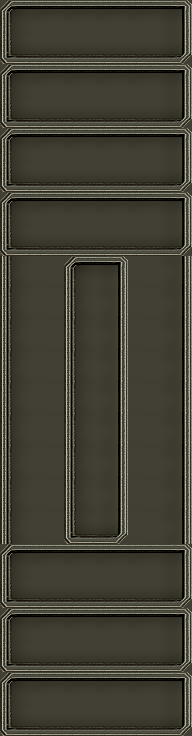

This is a level from a 2D game, rendered from its Tiled map with the project's own tilesets. A one-line summary and the complete map file follow:
An orthogonal 6x23 tile map with 32x32 px tiles, 2 tile layers (Tile Layer 2, Tile Layer 1).

<map version="1.0" orientation="orthogonal" renderorder="right-down" width="6" height="23" tilewidth="32" tileheight="32" nextobjectid="1">
 <tileset firstgid="1" name="metal2" tilewidth="32" tileheight="32" tilecount="36" columns="6">
  <image source="../using/GUI/metal2.png" width="192" height="192" />
 </tileset>
 <layer name="Tile Layer 2" width="6" height="23">
  <data encoding="csv">
8,8,8,8,8,8,
8,8,8,8,8,8,
8,8,8,8,8,8,
8,0,8,8,8,8,
8,8,8,8,8,8,
8,8,8,8,8,8,
8,0,8,8,8,8,
8,8,8,8,8,8,
8,8,8,8,8,8,
8,8,8,8,8,8,
8,8,8,8,8,8,
8,8,8,8,8,8,
8,8,8,8,8,8,
8,8,8,8,8,8,
8,8,8,8,8,8,
8,8,8,8,8,8,
8,8,8,8,8,8,
8,8,8,8,8,8,
8,8,8,8,8,8,
8,8,8,8,8,8,
8,8,8,8,8,8,
8,8,8,8,8,8,
8,8,8,8,8,8
</data>
 </layer>
 <layer name="Tile Layer 1" width="6" height="23">
  <data encoding="csv">
1,2,2,2,2,3,
13,14,14,14,14,15,
1,2,2,2,2,3,
13,14,14,14,14,15,
1,2,2,2,2,3,
13,14,14,14,14,15,
1,2,2,2,2,3,
13,14,14,14,14,15,
7,8,1,3,8,9,
7,8,7,9,8,9,
7,8,7,9,8,9,
7,8,7,9,8,9,
7,8,7,9,8,9,
7,8,7,9,8,9,
7,8,7,9,8,9,
7,8,7,9,8,9,
7,8,13,15,8,9,
1,2,2,2,2,3,
13,14,14,14,14,15,
1,2,2,2,2,3,
13,14,14,14,14,15,
1,2,2,2,2,3,
13,14,14,14,14,15
</data>
 </layer>
</map>
